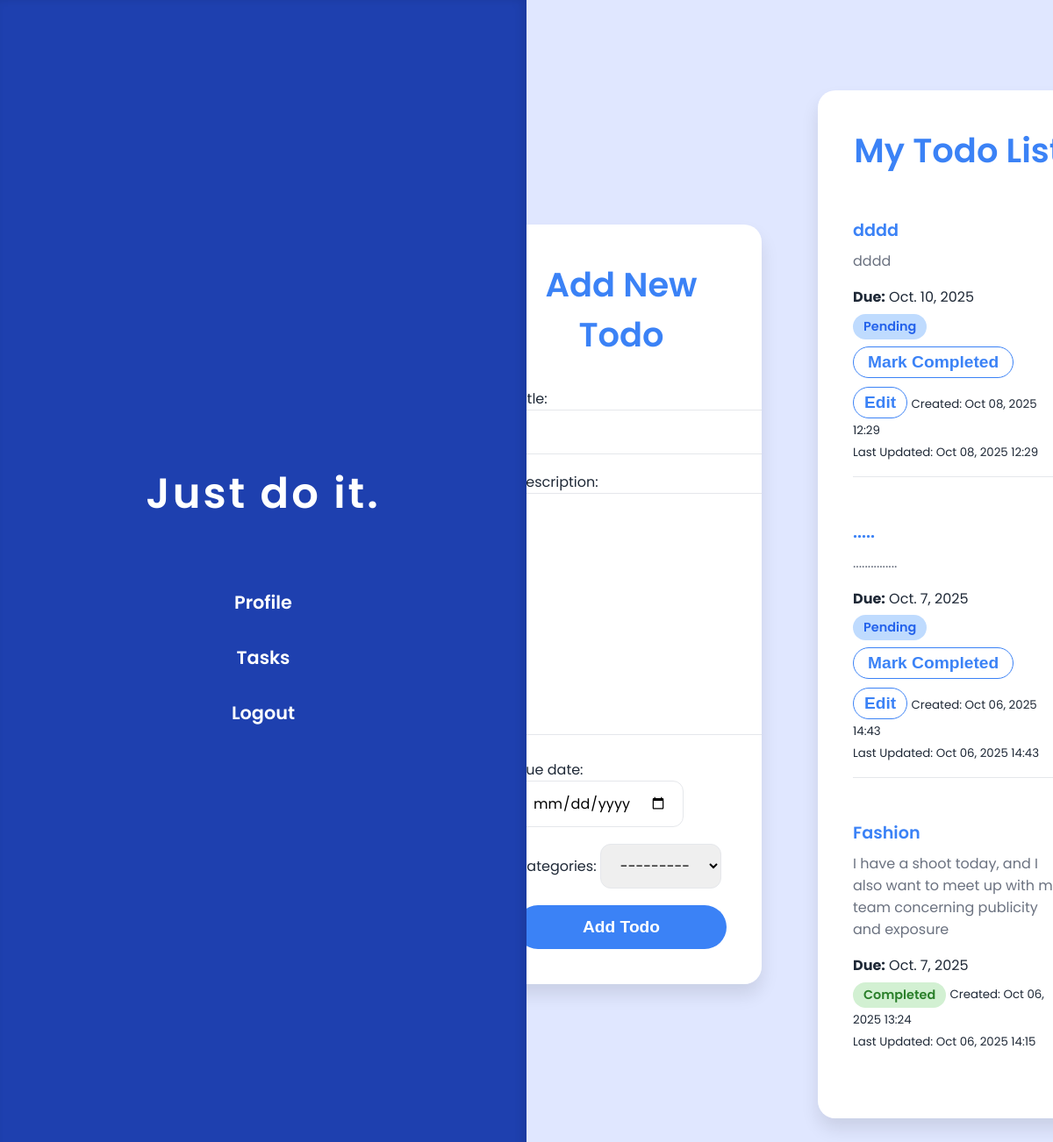
The app's page / (signed in), older data.
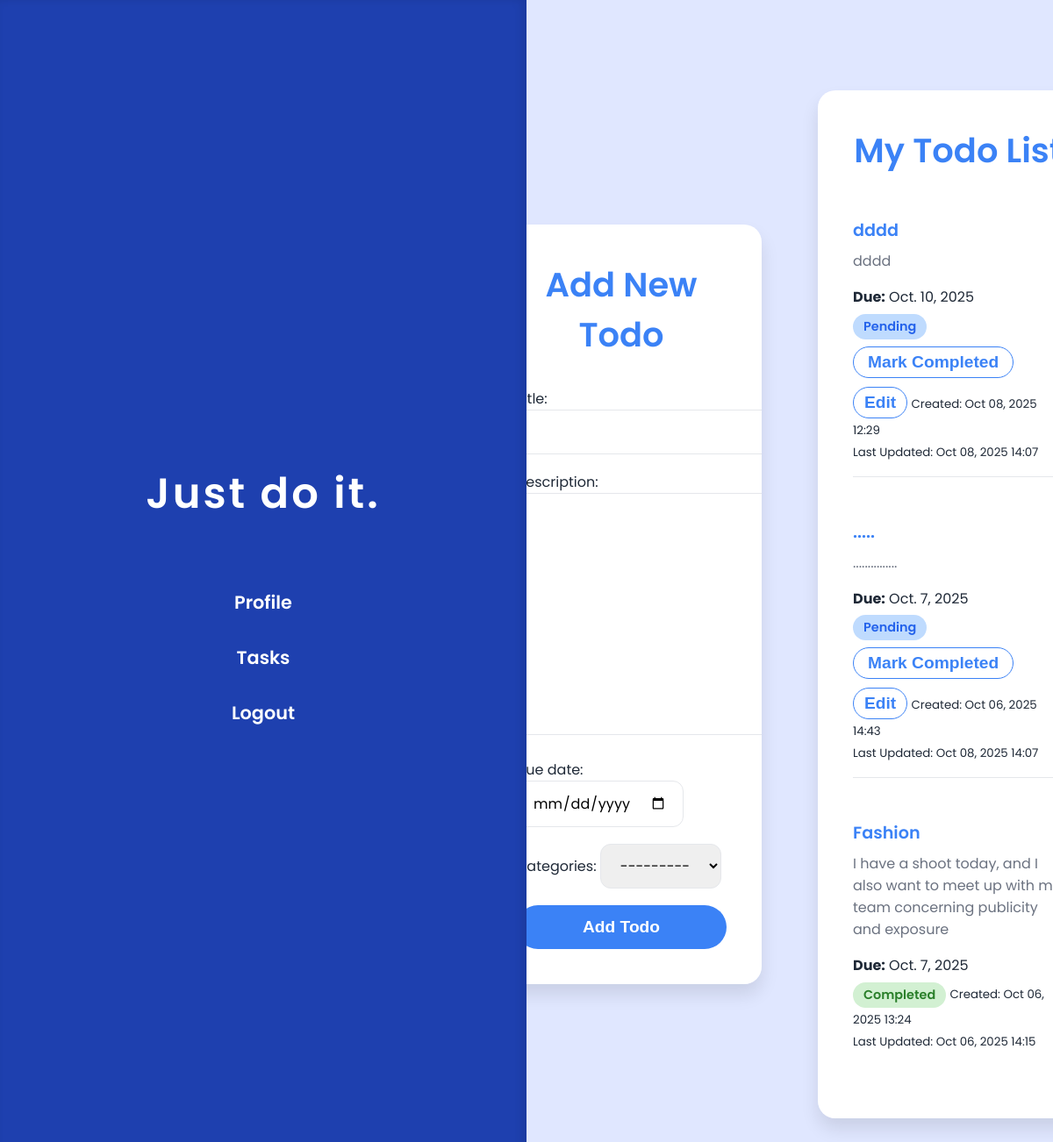
The same page, newer data.
### todos/models.py (models this page shows, shortened)
class Todo(models.Model):
    user = models.ForeignKey(settings.AUTH_USER_MODEL, on_delete=models.CASCADE, default=1)  # linked to user
    title = models.CharField(max_length=200)  # task title
    description = models.TextField()  # task description
    completed = models.BooleanField(default=False)  # completion status
    created_at = models.DateTimeField(auto_now_add=True)  # set once on creation
    updated_at = models.DateTimeField(auto_now=True)  # auto-updated on save
    due_date = models.DateField(null=True, blank=True)  # optional due date
    categories = models.ForeignKey('Categories', on_delete=models.SET_NULL, related_name='todos', null=True, blank=True)  # optional category

### todos/views.py (the view)
# urls.py: 2. Add a URL to urlpatterns:  path('', views.home, name='home')
def home(request):
    if not request.user.is_authenticated:
        return redirect('login')
    if request.method == 'POST':
        form = TodoForm(request.POST)
        if form.is_valid():
            todo = form.save(commit=False)
            todo.user = request.user
            todo.save()
            return redirect('home')
    else:
        form = TodoForm()
    todos = Todo.objects.filter(user=request.user).order_by('-created_at')
    categories = Category.objects.all()
    return render(request, 'todos/home.html', {
        'form': form,
        'todos': todos,
        'categories': categories,
        'today': date.today()
    })

### todos/forms.py
class TodoForm(forms.ModelForm):
    class Meta:
        model = Todo
        fields = ['title', 'description', 'due_date', 'categories']
        exclude = ['user']
        widgets = {
            'due_date': forms.DateInput(attrs={'type': 'date'}),
        }

### todos/models.py (called while the page is built)
    def __str__(self):
        return self.name

### todos/templates/todos/home.html (shortened to what this page needs)
<!DOCTYPE html>
<html lang="en">
<head>
</head>
<body>
  <div class="sidebar">
    <h2>Just do it.</h2>
    <nav>
      <a href="{% url 'profile' %}">Profile</a>
      <a href="{% url 'task_list' %}">Tasks</a>
      <a href="{% url 'logout' %}">Logout</a>
    </nav>
  </div>
  <div class="main-content">
    <section class="card add-todo-form-section">
      <h1>Add New Todo</h1>
      <form method="POST" class="add-todo-form">
        {{ form.as_p }}
        <button type="submit">Add Todo</button>
      </form>
    </section>
    <section class="card todo-list">
      <h1>My Todo List</h1>
      <ul>
        {% for todo in todos %}
          <li class="todo-item">
            <div class="todo-header">
              <span class="todo-title">{{ todo.title }}</span>
            </div>
            <div class="todo-description">{{ todo.description }}</div>
            {% if todo.due_date %}
              <p><strong>Due:</strong> {{ todo.due_date }}</p>
            {% endif %}
            <span class="status {% if todo.completed %}completed{% else %}pending{% endif %}">
              {% if todo.completed %}
                Completed
              {% else %}
                Pending
              {% endif %}
            </span>
            {% if not todo.completed %}
              <form method="POST" action="{% url 'mark_completed' todo.id %}" class="mark-completed-form">
                <button type="submit">Mark Completed</button>
              </form>
              <button class="edit-btn" onclick="toggleEditForm({{ todo.id }})">Edit</button>
            {% endif %}
            <small>Created: {{ todo.created_at|date:"M d, Y H:i" }}</small><br/>
            <small>Last Updated: {{ todo.updated_at|date:"M d, Y H:i" }}</small>
          </li>
        {% empty %}
          <li>No todos yet.</li>
        {% endfor %}
      </ul>
    </section>
  </div>
</body>
</html>

Row changes from the older to the newer data that the page shows:
changed Todo "dddd": updated_at "Oct 08, 2025 12:29" → "Oct 08, 2025 14:07"
changed Todo "Oct 06, 2025 14:43": updated_at "Oct 06, 2025 14:43" → "Oct 08, 2025 14:07"
